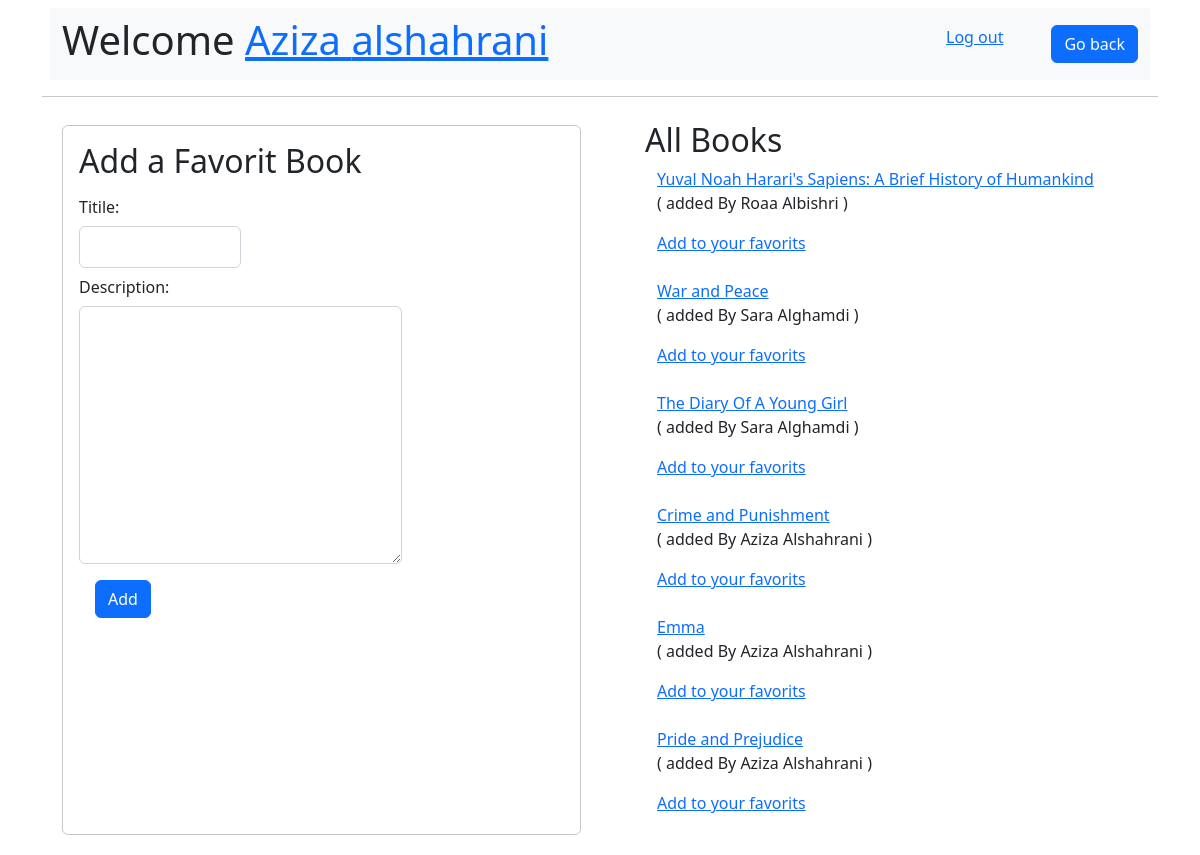
Screenshot of /books (signed in) with the database file from the repository.
### main/models.py (models this page shows)
class Users(models.Model):
    fname = models.CharField(max_length=255)
    lname = models.CharField(max_length=255)
    email= models.EmailField(max_length=255)
    password = models.CharField(max_length=255)
    createdAt =models.DateTimeField(auto_now_add = True)
    updatedAt = models.DateTimeField(auto_now= True)
    objects = UserManager()

class Books(models.Model):
    title=models.CharField(max_length=55)
    desc=models.TextField()
    uplodedBy =models.ForeignKey(Users, related_name="books_uploaded", on_delete = models.CASCADE)
    userLikes = models.ManyToManyField(Users, related_name="liked_books")
    createdAt =models.DateTimeField(auto_now_add = True)
    updatedAt = models.DateTimeField(auto_now= True)
    objects = BookManager()

### main/views.py (the view)
# urls.py: path('books', views.books),
def books(request):
    if not 'currntUser' in request.session:
        return redirect('/')
    context={
        "user" : Users.objects.get(id=request.session['currntUser']),
        "books" : Books.objects.all().order_by('-createdAt'),
    }
    return render(request,'AddBooks.html',context )

### main/templates/AddBooks.html (shortened to what this page needs)
<!DOCTYPE html>
<html lang="en">
<head>
        {% load static %}
        <link rel="stylesheet" href="{% static 'css/bootstrap.rtl.min.css' %}">
</head>
<body  >
    <div  class="container">
        <nav class="navbar navbar-expand-lg m-2 bg-light">
            <div class="container-fluid">
                <h1>Welcome <a href="#">{{user.fname}} {{user.lname}}</a></h1>
                <div class="nav justify-content-end">
                    <a   class="ms-5" href="/logout">Log out</a>
                    <a class="btn btn-primary" href="/books" role="button">Go back</a>
                </div>
            </div>
        </nav>
        <hr>
        <div class="row m-2 p-2">
                <div class="col m-1 p-3 border-opacity-25 rounded border border-dark ">
                <form action="/newBook" method="post">
                    <h2>Add a Favorit Book</h2>
                    <div class="col-sm-4">
                        <label class="  col-sm-2 col-form-label "  for="title">Titile:</label>
                        <div>
                            <input  class=" p-2  form-control " type="text" name="title" required>
                        </div>
                    </div>
                    <div>
                        <label class="  col-sm-2 col-form-label " for="desc">Description:</label>
                        <div class="col-sm-8">
                            <textarea  class=" p-2  form-control "  name="desc" cols="30" rows="10"></textarea>
                        </div>
                    </div>
                    <input class="btn btn-primary m-3" type="submit" value="Add">
                </form>
            </div>
            <div class="col me-5">
                <h2>All Books</h2>
                {% for book in books %}
                <div class="container mb-4 ">
                    <a href="books/{{book.id}}">{{book.title}}</a>
                    <p>
                    ( added By {{book.uplodedBy.fname}} {{book.uplodedBy.lname}} )
                    </p>
                    <div>
                        {% if user in book.userLikes.all %}
                        <p>
                            this is one of your favorits
                        </p>
                        {% else %}
                        <a href="bookLiked/{{book.id}}">Add to your favorits</a>
                        {% endif %}
                    </div>
                </div>
                {% endfor %}
            </div>
        </div>
    </div>
</body>
</html>

### rows the page displays
Users: fname "Aziza", lname "alshahrani"
Books: title "Yuval Noah Harari's Sapiens: A Brief History of Humankind", uplodedBy.fname "Roaa", uplodedBy.lname "Albishri"
Books: title "War and Peace", uplodedBy.fname "Sara", uplodedBy.lname "Alghamdi"
Books: title "The Diary Of A Young Girl", uplodedBy.fname "Sara", uplodedBy.lname "Alghamdi"
Books: title "Crime and Punishment", uplodedBy.fname "Aziza", uplodedBy.lname "Alshahrani"
Books: title "Emma", uplodedBy.fname "Aziza", uplodedBy.lname "Alshahrani"
Books: title "Pride and Prejudice", uplodedBy.fname "Aziza", uplodedBy.lname "Alshahrani"
